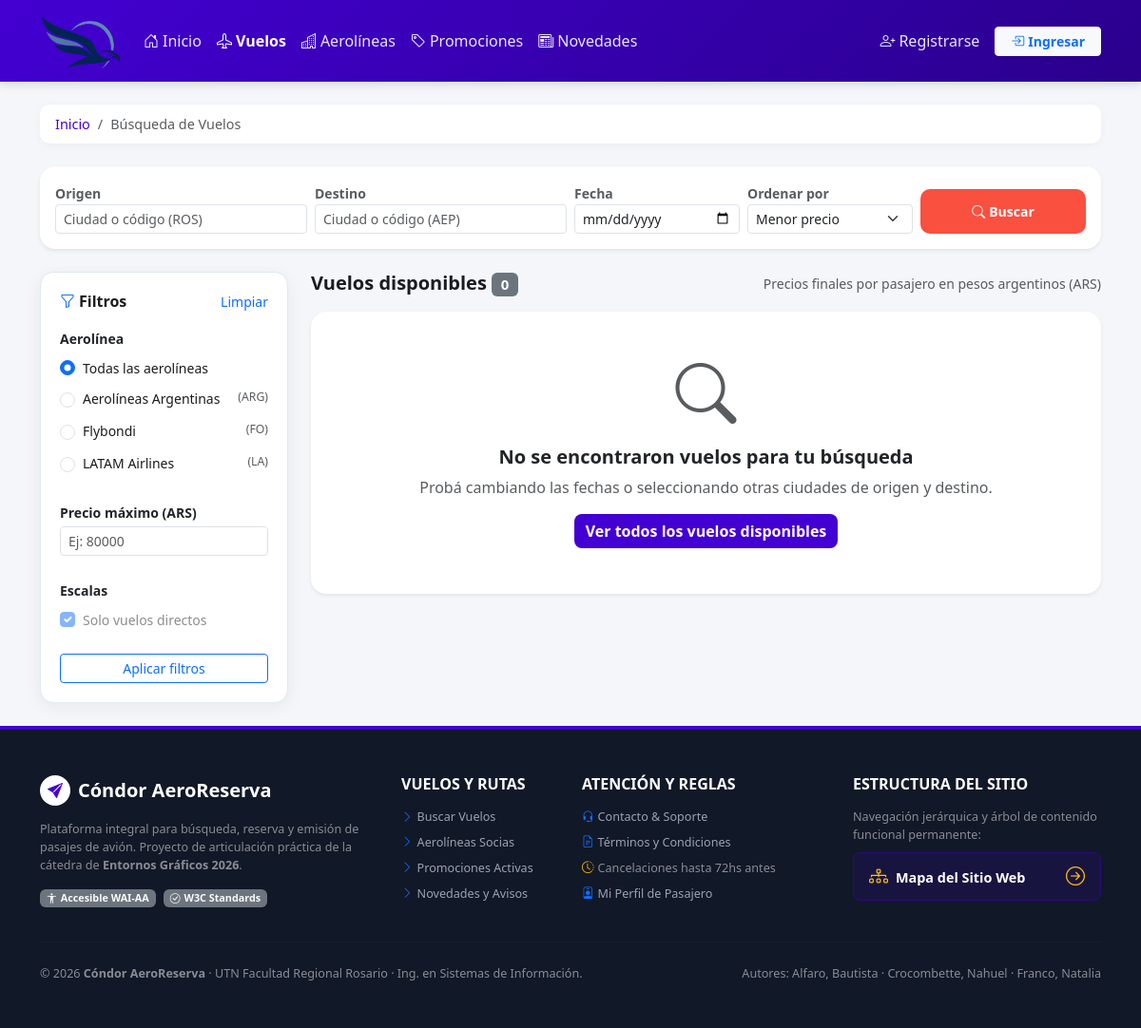
/index.php?pagina=vuelos, run on the app's committed database.
### tables this page shows
CREATE TABLE IF NOT EXISTS aerolineas (
    codAerolinea INT AUTO_INCREMENT PRIMARY KEY,
    nombreAerolinea VARCHAR(100) NOT NULL,
    codigoIATA VARCHAR(3) NOT NULL UNIQUE,
    descripcionAerolinea VARCHAR(200) DEFAULT NULL,
    codPais VARCHAR(3) NOT NULL,
    codUsuarioCeo INT DEFAULT NULL,
    CONSTRAINT fk_aerolinea_ceo FOREIGN KEY (codUsuarioCeo) REFERENCES usuarios(codUsuario) ON DELETE SET NULL
);

### app/views/vuelos.php (the view, shortened to what the rows shown need)
<?php
require_once __DIR__ . '/../helpers/datos.php';
$filtroOrigen = trim($_GET['origen'] ?? '');
$filtroDestino = trim($_GET['destino'] ?? '');
$filtroFecha = trim($_GET['fecha'] ?? '');
$filtroAerolinea = !empty($_GET['aerolinea']) ? (int)$_GET['aerolinea'] : null;
$filtroPrecioMax = !empty($_GET['precio_max']) ? (float)$_GET['precio_max'] : null;
$orden = $_GET['orden'] ?? 'precio_asc';
$paginaActual = max(1, (int)($_GET['p'] ?? 1));
$porPagina = 4;
$totalVuelos = contarTotalVuelos($filtroOrigen, $filtroDestino, $filtroFecha, $filtroAerolinea, $filtroPrecioMax);
$offset = ($paginaActual - 1) * $porPagina;
$vuelos = obtenerVuelos($filtroOrigen, $filtroDestino, $filtroFecha, $filtroAerolinea, $filtroPrecioMax, $orden, $porPagina, $offset);
$aerolineas = obtenerAerolineas();
?>
<div class="row g-4">
    <aside class="col-lg-3" aria-label="Filtros de búsqueda">
        <div class="filter-card">
            <div class="d-flex justify-content-between align-items-center mb-3">
                <h2 class="h6 fw-bold mb-0"><i class="bi bi-funnel me-1 text-primary"></i>Filtros</h2>
            </div>
            <form method="get" action="index.php">
                <div class="mb-4">
                    <div class="d-flex flex-column gap-2">
                        <?php foreach ($aerolineas as $aero): ?>
                            <div class="form-check">
                                <input class="form-check-input" type="radio" name="aerolinea" id="aero-<?= $aero['codAerolinea'] ?>" value="<?= $aero['codAerolinea'] ?>" <?= $filtroAerolinea === (int)$aero['codAerolinea'] ? 'checked' : '' ?>>
                                <label class="form-check-label small d-flex justify-content-between" for="aero-<?= $aero['codAerolinea'] ?>">
                                    <span><?= htmlspecialchars($aero['nombreAerolinea']) ?></span>
                                    <span class="text-muted small">(<?= htmlspecialchars($aero['codigoIATA']) ?>)</span>
                                </label>
                            </div>
                        <?php endforeach; ?>
                    </div>
                </div>
            </form>
        </div>
    </aside>
    <section class="col-lg-9" aria-labelledby="titulo-resultados">
        <div class="d-flex justify-content-between align-items-center mb-3">
            <h1 id="titulo-resultados" class="h5 fw-bold mb-0">
                Vuelos disponibles <span class="badge bg-secondary"><?= count($vuelos) ?></span>
            </h1>
        </div>
    </section>
</div>

### data on the page
aerolineas: codAerolinea "☐ Aerolíneas Argentinas (ARG)", nombreAerolinea "Aerolíneas Argentinas", codigoIATA "ARG"
aerolineas: codAerolinea "☐ Flybondi (FO)", nombreAerolinea "Flybondi", codigoIATA "FO"
aerolineas: codAerolinea "☐ LATAM Airlines (LA)", nombreAerolinea "LATAM Airlines", codigoIATA "LA"

### other printed values
count($vuelos) "0"
